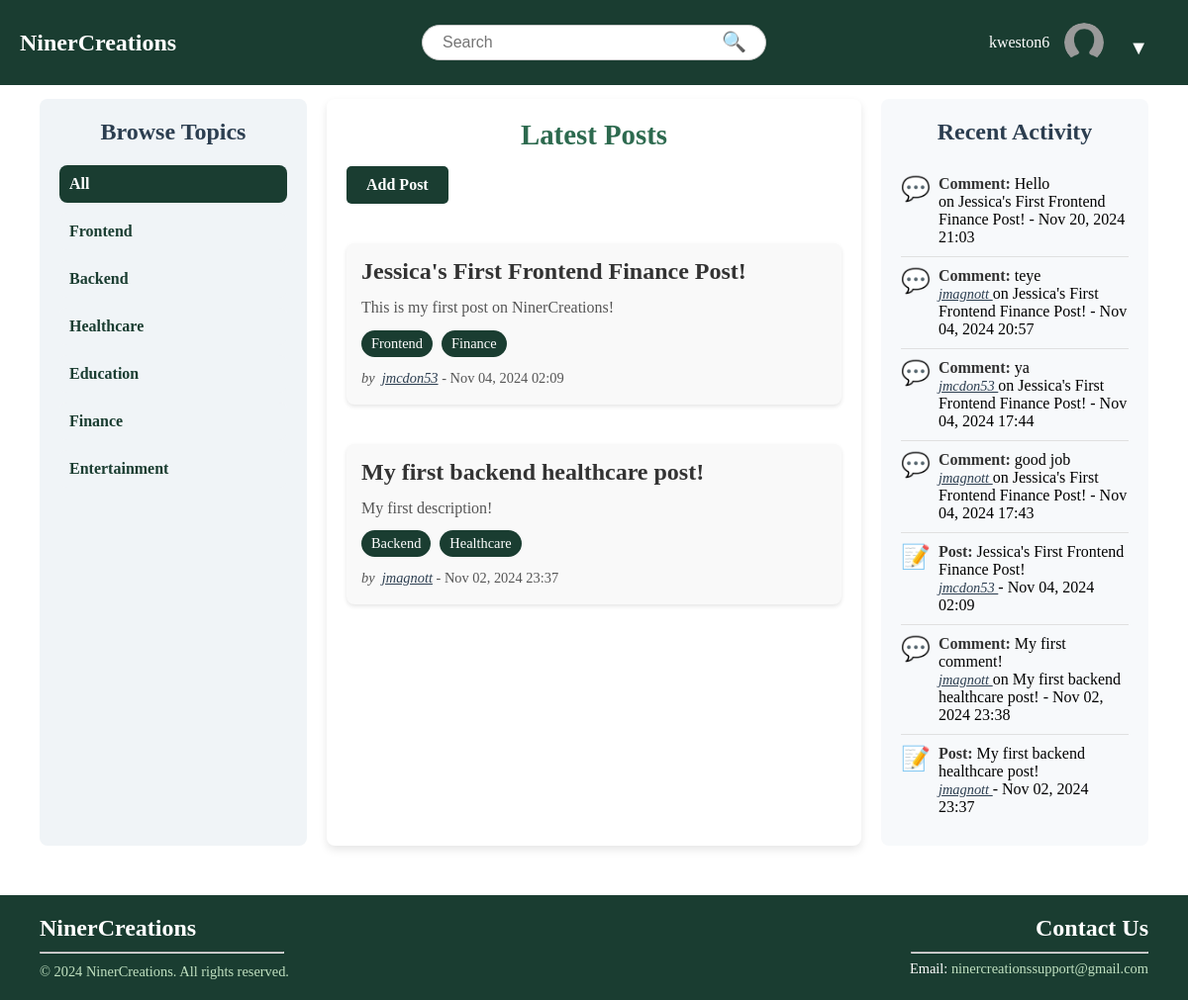
The app's page / (signed in), older data.
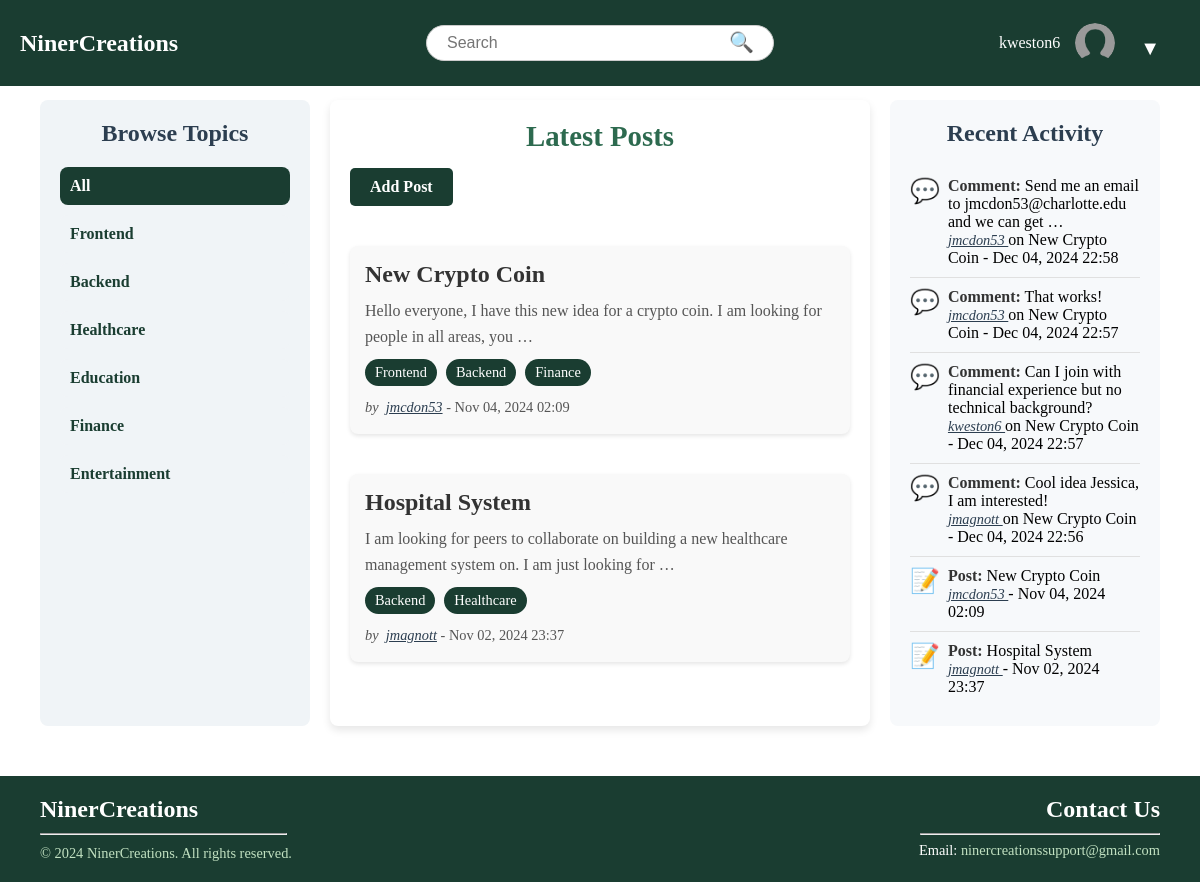
The same page, newer data.
### NinerCreations/models.py (models this page shows, shortened)
class Topic(models.Model):
    name = models.CharField(max_length=100, unique=True)

class Post(models.Model):
    PRIVACY_CHOICES = [
        ('public', 'Public'),
        ('private', 'Private'),
    ]
    author = models.ForeignKey(User, on_delete=models.CASCADE)
    title = models.CharField(max_length=255)
    content = models.TextField()
    created_at = models.DateTimeField(auto_now_add=True)
    topics = models.ManyToManyField(Topic, related_name="posts", blank=True)
    members = models.ManyToManyField(User, related_name="joined_posts", blank=True)
    privacy = models.CharField(max_length=7, choices=PRIVACY_CHOICES, default='public')
    @property
    def activity_type(self):
        return "Post"

class Comment(models.Model):
    post = models.ForeignKey(Post, on_delete=models.CASCADE, related_name="comments")
    author = models.ForeignKey(User, on_delete=models.CASCADE, null=True, blank=True)
    content = models.TextField()
    created_at = models.DateTimeField(auto_now_add=True)
    @property
    def activity_type(self):
        return "Comment"

class Profile(models.Model):
    user = models.OneToOneField(User, on_delete=models.CASCADE)
    bio = models.TextField(blank=True, default='')
    profile_picture = models.ImageField(
        upload_to='profile_pictures/',
        default='profile_pictures/profile-placeholder.png'
    )

### NinerCreations/views.py (the view)
# urls.py: path('', views.home_view, name='home'),
def home_view(request):
    topic_id = request.GET.get('topic')
    if topic_id:
        try:
            topic_id = int(topic_id)
        except ValueError:
            return render(request, '400.html', {'error_message': 'Invalid topic parameter.'}, status=400)
    if topic_id:
        posts = Post.objects.filter(topics__id=topic_id).order_by('-created_at')
        recent_posts = Post.objects.filter(topics__id=topic_id).order_by('-created_at')[:10]
    else:
        posts = Post.objects.all().order_by('-created_at')
        recent_posts = Post.objects.all().order_by('-created_at')[:10]
    post_ids = posts.values_list('id', flat=True)
    recent_comments = Comment.objects.filter(post__id__in=post_ids).order_by('-created_at')[:10]
    recent_activities = sorted(
        list(recent_posts) + list(recent_comments),
        key=lambda x: x.created_at,
        reverse=True
    )[:10]
    topics = Topic.objects.all()
    return render(request, 'base/home.html', {
        'posts': posts,
        'recent_activities': recent_activities,
        'topics': topics,
    })

### NinerCreations/templates/base/home.html (shortened to what this page needs)
{% extends "base/base.html" %}
{% block content %}
<div class="content-grid">
    <aside class="sidebar-left">
        <h2>Browse Topics</h2>
        <ul>
            <li>
                <a href="{% url 'home' %}" class="{% if not request.GET.topic %}active{% endif %}">All</a>
            </li>
            {% for topic in topics %}
                <li>
                    <a href="{% url 'home' %}?topic={{ topic.id }}" class="{% if request.GET.topic == topic.id|stringformat:"s" %}active{% endif %}">
                        {{ topic.name }}
                    </a>
                </li>
            {% endfor %}
        </ul>
    </aside>
    <main class="main-content">
        <h2>Latest Posts</h2>
        <div class="posts-list">
            {% if user.is_authenticated %}
                <div class="add-post-button-container">
                    <a href="{% url 'create_post' %}" class="btn-add-post">Add Post</a>
                </div>
            {% endif %}
            {% for post in posts %}
                <a href="{% url 'post_detail' post.pk %}" class="post-item-link">
                    <div class="post-item">
                        <h3>{{ post.title }}</h3>
                        <p>{{ post.content|truncatewords:20 }}</p>
                        <div class="post-tags">
                            {% for topic in post.topics.all %}
                                <span class="tag">{{ topic.name }}</span>
                            {% endfor %}
                        </div>
                        <p class="post-meta">
                            <em>by &nbsp;
                                {% if post.author and post.author.id %}
                                    <a href="{% url 'user_profile' post.author.id %}">
                                        {{ post.author.username }}
                                    </a>
                                {% else %}
                                    {{ post.author.username }}
                                {% endif %}
                            </em> &nbsp;- {{ post.created_at|date:"M d, Y H:i" }}
                        </p>
                    </div>
                </a>
            {% empty %}
                <p>No posts available.</p>
            {% endfor %}
        </div>
    </main>
    <aside class="sidebar-right">
        <h2>Recent Activity</h2>
        <ul class="recent-activity-list">
            {% for activity in recent_activities %}
                <li class="activity-item">
                    <div class="activity-icon">
                        {% if activity.activity_type == 'Post' %} 📝 {% elif activity.activity_type == 'Comment' %} 💬 {% endif %}
                    </div>
                    <div class="activity-details">
                        <strong>{{ activity.activity_type }}:</strong>
                        {% if activity.activity_type == "Post" %}
                            {{ activity.title }}
                        {% else %}
                            {{ activity.content|truncatewords:10 }}
                        {% endif %}
                        <br>
                        <em>
                            {% if activity.author and activity.author.id %}
                                <a href="{% url 'user_profile' activity.author.id %}">
                                    {{ activity.author.username }}
                                </a>
                            {% else %}
                                {{ activity.author.username }}
                            {% endif %}
                        </em>
                        {% if activity.activity_type == "Comment" %} on {{ activity.post.title }} {% endif %} - {{ activity.created_at|date:"M d, Y H:i" }}
                    </div>
                </li>
            {% endfor %}
        </ul>
    </aside>
</div>
{% endblock %}

### NinerCreations/templates/base/base.html (shortened to what this page needs)
{% load static %}
<!DOCTYPE html>
<html lang="en">
<head>
    <link rel="stylesheet" type="text/css" href="{% static 'css/styles.css' %}">
</head>
<body>
    <div class="wrapper">
        <div class="header">
            <div class="logo">
                <a href="/">
                    <h1>NinerCreations</h1>
                </a>
            </div>
            <div class="search-bar">
                <form action="/search/" method="get">
                    <input type="text" name="q" placeholder="Search" value="">
                    <button type="submit">&#128269;</button>
                </form>
            </div>
            <div class="header-right">
                {% if user.is_authenticated %}
                    <span>{{ user.username }}</span>
                    <div class="profile-container">
                        <div class="profile-picture">
                            <img src="{% if user.profile.profile_picture and user.profile.profile_picture.url %}{{ user.profile.profile_picture.url }}{% else %}{% static 'images/profile-placeholder.png' %}{% endif %}"
                                 alt="Profile Picture"
                                 style="width: 40px; height: 40px; border-radius: 50%; object-fit: cover;">
                        </div>
                        <div class="dropdown">
                            <button class="dropdown-btn">▼</button>
                        </div>
                    </div>
                {% else %}
                    <a href="{% url 'login' %}" class="login-btn">Login</a>
                {% endif %}
            </div>
        </div>
        <div class="content">
            {% block content %}
            {% endblock %}
        </div>
        {% include 'base/footer.html' %}
    </div>
</body>
</html>

### NinerCreations/templates/base/footer.html
{% load static %}
<div class="footer">
    <div class="footer-content">
        <div class="footer-column">
            <div class="footer-section about">
                <h2>NinerCreations</h2>
            </div>
            <hr style="width: 247px;">
            <div class="footer-bottom">
                <p>&copy; {% now "Y" %} NinerCreations. All rights reserved.</p>
            </div>
        </div>
        <div class="footer-column2">
            <div class="footer-section contact">
                <h2>Contact Us</h2>
                <hr style="width: 240px; margin-left: auto;">
                <p style="padding-top: 7px;">Email: <a href="mailto:ninercreationssupport@gmail.com">ninercreationssupport@gmail.com</a></p>
            </div>
        </div>
    </div>
</div>

Row changes from the older to the newer data that the page shows:
removed Comment: activity_type "Comment", content "Hello", post "Jessica's First Frontend Finance Post!", created_at "Nov 20, 2024 21:03"
removed Comment: activity_type "Comment", content "teye", author.username "jmagnott", post "Jessica's First Frontend Finance Post!", created_at "Nov 04, 2024 20:57"
removed Comment: activity_type "Comment", content "ya", author.username "jmcdon53", post "Jessica's First Frontend Finance Post!", created_at "Nov 04, 2024 17:44"
removed Comment: activity_type "Comment", content "good job", author.username "jmagnott", post "Jessica's First Frontend Finance Post!", created_at "Nov 04, 2024 17:43"
removed Comment: activity_type "Comment", content "My first comment!", author.username "jmagnott", post "My first backend healthcare post!", created_at "Nov 02, 2024 23:38"
changed Post "jmcdon53": title "Jessica's First Frontend Finance Post!" → "New Crypto Coin"; content "This is my first post on NinerCreations!" → "Hello everyone, I have this new idea for a crypto coin. I am looking for people in all areas, you …"; gains Topic (name "Backend")
changed Post "jmagnott": title "My first backend healthcare post!" → "Hospital System"; content "My first description!" → "I am looking for peers to collaborate on building a new healthcare management system on. I am just looking for …"
added Comment: activity_type "Comment", content "Send me an email to jmcdon53@charlotte.edu and we can get …", author.username "jmcdon53", post "New Crypto Coin", created_at "Dec 04, 2024 22:58"
added Comment: activity_type "Comment", content "That works!", author.username "jmcdon53", post "New Crypto Coin", created_at "Dec 04, 2024 22:57"
added Comment: activity_type "Comment", content "Can I join with financial experience but no technical background?", author.username "kweston6", post "New Crypto Coin", created_at "Dec 04, 2024 22:57"
added Comment: activity_type "Comment", content "Cool idea Jessica, I am interested!", author.username "jmagnott", post "New Crypto Coin", created_at "Dec 04, 2024 22:56"
